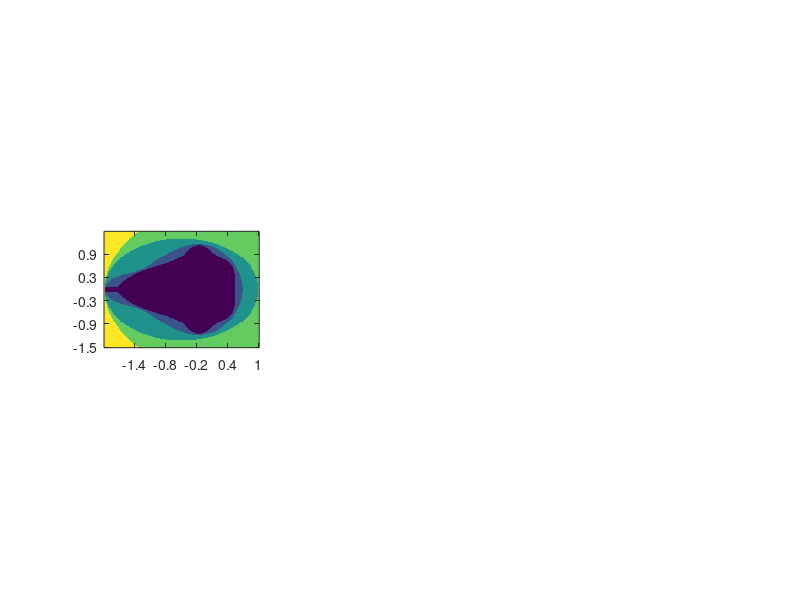

Write MATLAB code to recreate this figure. (Note: this script raises an error after producing the figure.)
H = 480/4;
W = 640/4;
NITER = 5;
NBITS = 32;
PREC = 16 ;

x0 = -2;
x1 = 1;
y0 = -1.5;
y1 = 1.5;
[x,y] = meshgrid(linspace(x0, x1, W), linspace(y0, y1, H));

%% Floating point
c = complex(x,y);
z = zeros(size(c));
k = zeros(size(c));

for i = 1:NITER
    disp(i/NITER*100)
    z = z.^2 + c;
    k(abs(z) > 2 & k == 0) = NITER - i;
end
subplot(1,3,1)
imagesc(k)
axis image
xticks(linspace(0,W,6))
xticklabels(linspace(x0,x1,6))
yticks(linspace(0,H,6))
yticklabels(flip(linspace(y0,y1,6)))
%% Fixed point 1
z = zeros(size(c));
k = zeros(size(c));
for i = 1:NITER
    disp(i/NITER*100)
    z = z.^2 + c;
    mod = abs(z);
    mod(mod==inf) = 1000;
    k(sfi(mod,NBITS,PREC) > 2 & k == 0) = NITER-i;
end
subplot(1,3,2)
imagesc(k)
axis image
xticks(linspace(0,W,6))
xticklabels(linspace(x0,x1,6))
yticks(linspace(0,H,6))
yticklabels(flip(linspace(y0,y1,6)))
%% Fixed point 2
z = sfi(zeros(size(c)),NBITS,PREC);
c = sfi(c,NBITS,PREC);
k = zeros(size(c));
F = fimath;
F.OverflowAction = 'wrap';
F.ProductMode = 'SpecifyPrecision';
F.ProductWordLength = 32;
F.ProductFractionLength = 16;
F.SumMode = 'SpecifyPrecision';
F.SumWordLength = 32;
F.SumFractionLength=16;

z.fimath = F;
c.fimath = F;
for i = 1:NITER
    disp(i/NITER*100)
    z = z.^2 + c;
    k(abs(z) > 2 & k == 0) = NITER - i;
end
subplot(1,3,3)
imagesc(k)
axis image
xticks(linspace(0,W,6))
xticklabels(linspace(x0,x1,6))
yticks(linspace(0,H,6))
yticklabels(flip(linspace(y0,y1,6)))